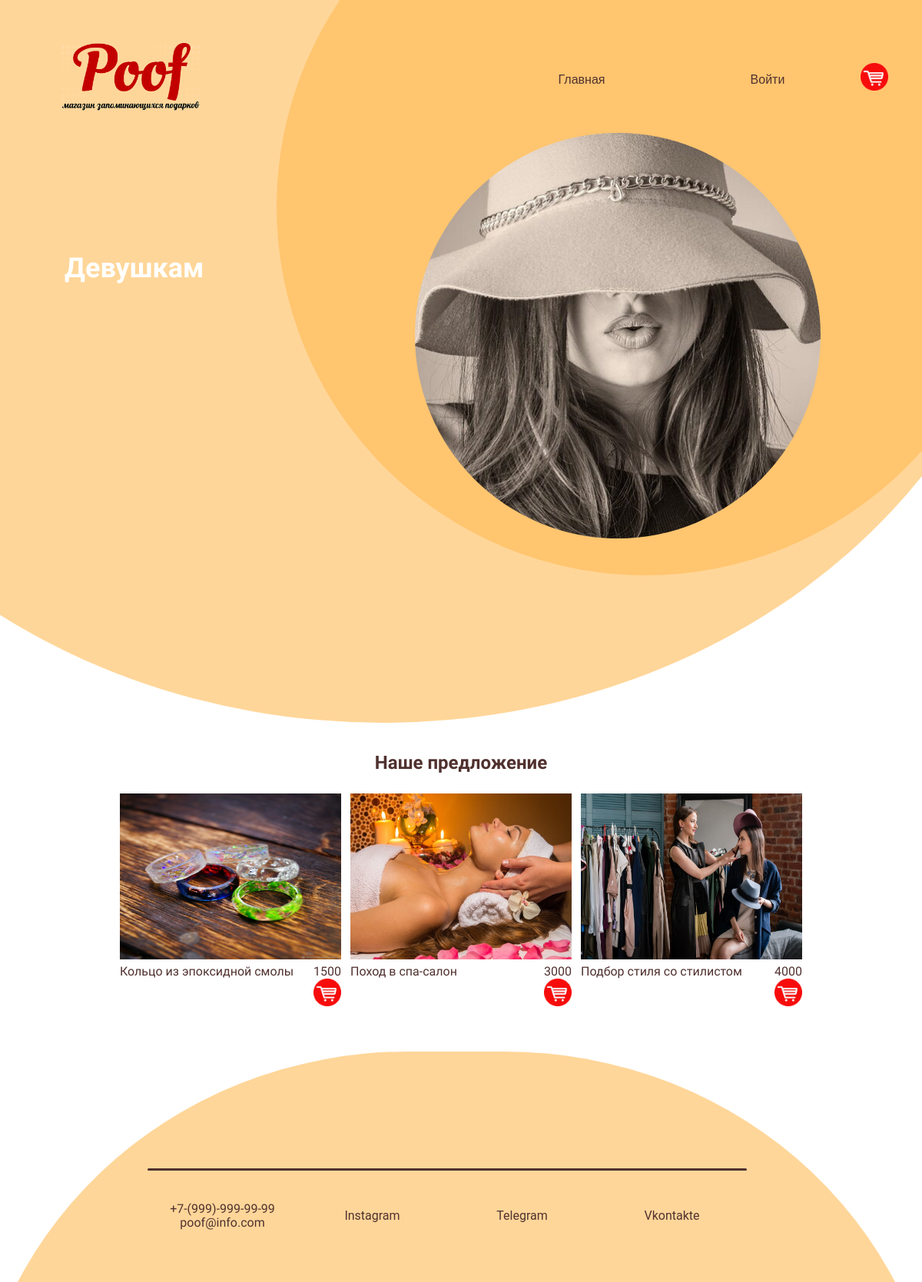
Page /category/2 on the committed database.
### products/models.py (models this page shows, shortened)
class Category(models.Model):
    title = models.CharField(max_length=150, db_index=True, verbose_name='Категория')
    photo = models.ImageField(upload_to='photos/', verbose_name='Изображение', blank=True)
    class Meta:
        verbose_name = 'Категория'
        verbose_name_plural = 'Категории'

class Products(models.Model):
    title = models.CharField(max_length=150, verbose_name='Название')
    description = models.TextField(max_length=1000, verbose_name='Описание')
    price = models.IntegerField(verbose_name='Цена')
    created_at = models.DateField(auto_now_add=True, verbose_name='Создано')
    updated_at = models.DateField(auto_now=True, verbose_name='Обновлено')
    photo = models.ImageField(upload_to='photos/', verbose_name='Изображение')
    slug = models.SlugField(unique=True, verbose_name='Слаг')
    category = models.ForeignKey('Category', on_delete=models.PROTECT, blank=True, null=True)
    def get_absolute_url(self):
        return reverse_lazy('products', kwargs={'slug': self.slug})
    class Meta:
        verbose_name = 'Товар'
        verbose_name_plural = 'Товары'
        ordering = ['created_at']

### products/views.py (the view)
# urls.py: path('category/<int:category_id>', get_category, name='category'),
def get_category(request, category_id):
    products = Products.objects.filter(category_id=category_id)
    categories = Category.objects.all()
    category = Category.objects.get(pk=category_id)
    return render(request, 'products/category.html', {'products': products, 'categories': categories, 'category': category})

### products/templates/products/category.html (shortened to what this page needs)
{% extends 'base.html' %}
{% load static %}
{% block content %}
<div class="wrapper">
    <div class = "bottom_menu">
        <div class="logo"><img class="category_image" src="{% static 'img/Logo.gif' %}"></div>
        <div class="menu_links">
            <a href="/" class="link">Главная</a>
            {% if request.user.is_authenticated %}
            <a href="#" class="link">Личный кабинет</a>
            <a href="{% url 'logout' %}" class="link">Выход</a>
            {% else %}
            <a href="{% url 'login' %}" class="link">Войти</a>
            {% endif %}
            <div class="margin">
            <input class="cart b1" type="image" src="{% static 'img/Cart_logo.gif' %}" alt="Кнопка «Cart»">
            </div>
        </div>
    </div>
    <div class = "circle"><img class="item_image" src="{{ category.photo.url }}"> </div>
    <div class = "circle_light"></div>
    <div class="intro_text">
        <h2>{{category.title}}</h2>
    </div>
    </div>
<h2 class="category_text">Наше предложение</h2>
<div class="items">
        {% for item in products %}
    <a href="{{item.get_absolute_url}}">
        <div class="item">
            <div class="item__image"><img src="{{ item.photo.url }}"> </div>
            <div class="item__info">
                <div class="title">
                {{ item.title }}
                </div>
                <div class="price">
               <a class="link-detail">
                   <div>{{ item.price}}</div>
                   <input class="cart" type="image" src="{% static 'img/Cart_logo.gif' %}" alt="Кнопка «Cart»">
               </a>
                </div>
        </div>
    </div>
    </a>
        {% endfor %}
</div>
<div class="wrapper_footer">
    <div class="footer">
        <div class="footer_circle">
            <div><hr></div>
            <div class="contact">
                <p class="footer_link">+7-(999)-999-99-99<br>poof@info.com</p>
                <a href="https://www.instagram.com/yellow__boat/" class="footer_link">Instagram</a>
                <a href="https://t.me/djoefrit" class="footer_link">Telegram</a>
                <a href="https://vk.com/lonep" class="footer_link">Vkontakte</a>
            </div>
        </div>
    </div>
</div>
{% endblock %}

### gift/static/css/main.css (style rules this page uses)
* { box-sizing: border-box; }
:root { --yellow: #FFC56F ; --yellow_light: #FFD699; --brown: #50312F; --brown_light: #513634; --white: #ffffff; --red: #ff0000; --dark: #0D0D0D; --gray: #5a5560; --light: #9D8D8F; --blue: #69bfae; }
html { font-family: "Roboto", sans-serif; }
a { text-decoration: none; }
p { font-family: 'Balsamiq Sans', cursive; }
h2 { font-family:"Balsamiq Sans",bold ; }

### gift/static/css/index.css (style rules this page uses)
.bottom_menu { display: flex; padding-top: 3.5em; }
.logo { flex:1; text-align: left; margin-left: 5em; background: none; border: none; }
.logo img { width: 15vw; height: auto; background: none; }
.menu_links { display: flex; flex: 1; padding-right: 0.5em; align-items: center; }
.link { flex:1; padding-left: 0.5em; font-family: 'Oswald', sans-serif; text-decoration: none; color: var(--brown); text-align: center; padding: 0.5vw; border-radius: 50px; vertical-align: center; }
.circle { width: 80vw; height:80vw; background: var(--yellow); border-radius: 50%; position: absolute; transform: translate(30vw,-30vw); z-index: -2; }
.circle_light { width: 143vw; height: 126vw; background: var(--yellow_light); border-radius: 80%; position: absolute; transform: translate(-30vw,-60vw); z-index: -3; }
.wrapper { position: relative; width: 100%; height: 80vw; overflow: hidden; }
.intro_text { text-wrap: normal; width: 40vw; height: 15em; color: var(--white); font-family: 'Balsamiq Sans', cursive; margin-left: 7vw; margin-top: 15vw; }
.intro_text h2 { font-size: 3vw; }
.margin { margin-right: 3vw; }
.wrapper_footer { margin-top: 4vw; position: relative; width: 100%; height: 25vw; overflow: hidden; }
.footer_circle { background: var(--yellow_light); width: 105vw; height:100vw; border-radius: 45%; position: absolute; display: flex; transform: translate(-3vw,0); }
hr { position: absolute; width: 65vw; height: 3px; border: none; background-color: var(--brown); border-radius: 20px; transform: translate(19vw,12vw); z-index: 1; }
.contact { display: flex; position: absolute; transform: translate(19vw,14vw); width: 65vw; align-items: center; }
.footer_link { flex: 1; text-decoration: none; color: var(--brown); border: none; text-align: center; border-radius: 50px; padding: 1vw; }
.category_text { color: var(--brown); text-align: center; }

### gift/static/css/products.css (style rules this page uses)
.item_image { width: 55%; height: 55%; position: absolute; z-index: -1; background-repeat: no-repeat; transform: translate(15vw, 32vw); background-size: cover; border-radius: 50%; object-fit: cover; }
.items { display: flex; justify-content: center; flex-wrap: wrap; }
.item { display: flex; flex-direction: column; padding: 0.5vw; text-decoration: none; overflow: hidden; }
.title { color: var(--brown); }
.item__image img { width: 24vw; height: 18vw; transition: 0.3s; }
.item__info { display: flex; justify-content: space-between; color: var(--brown); font-family: "Balsamiq Sans", bold; margin-top: 2px; }
.price { display: flex; flex-direction: column; text-align: center; }
.cart { width: 3vw; height: 3vw; z-index: 1; }

### rows in the picture
Category: photo (picture), title "Девушкам"
Products: photo (picture), title "Кольцо из эпоксидной смолы", price "1500"
Products: photo (picture), title "Поход в спа-салон", price "3000"
Products: photo (picture), title "Подбор стиля со стилистом", price "4000"
